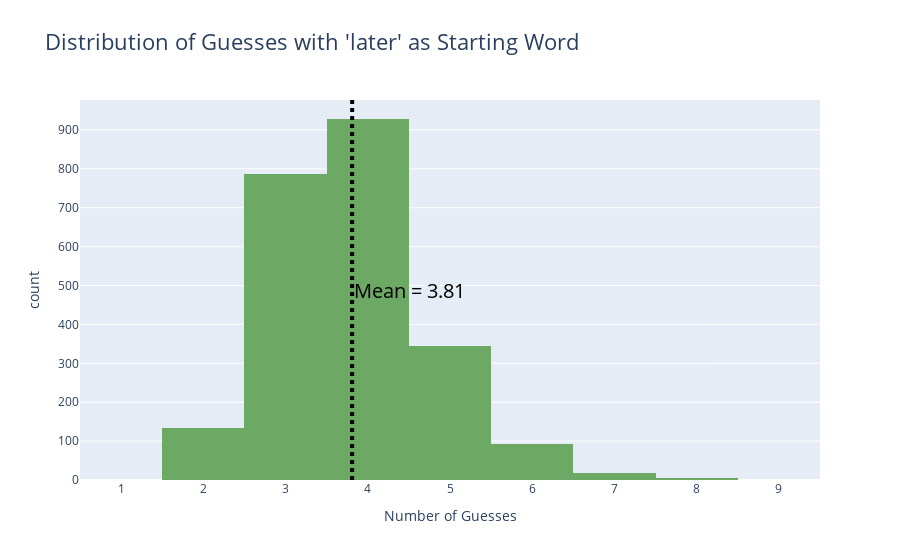
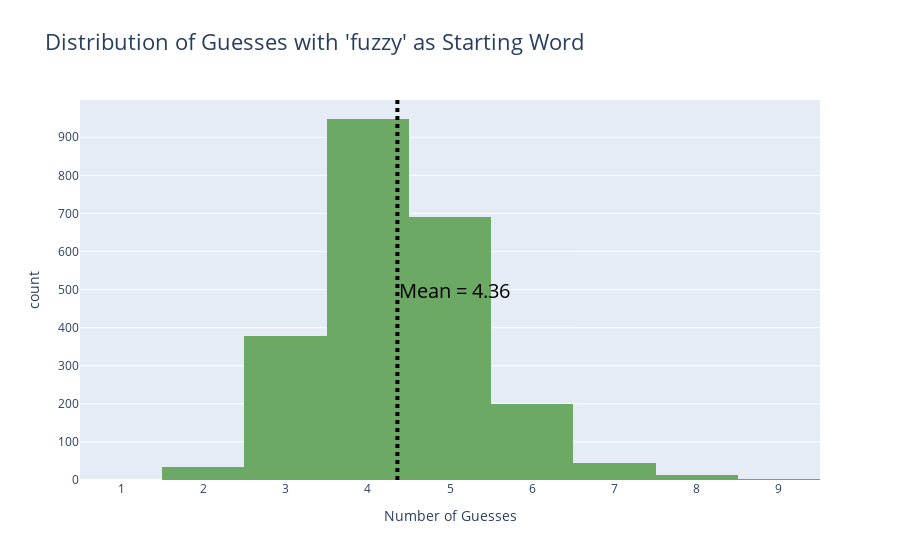

Notebook cell for these charts, in order:
### Code cell
later_guesses = sims_df.query("first_guess == 'later'")[['first_guess', 'num_guesses']]
sims_df.query("first_guess == 'later'")['num_guesses'].mean() # later : ~3.81 avg guesses

for word in sims_df["first_guess"].unique().tolist():
    mean_guesses = round(sims_df.query(f"first_guess == '{word}'")['num_guesses'].mean(), 2) # later : ~3.81 avg guesses, fuzzy : ~4.36 avg guesses
    word_df = sims_df.query(f"first_guess == '{word}'")['num_guesses']
    
    word_df_dist_plot = px.histogram(word_df, x = "num_guesses", title = f"Distribution of Guesses with '{word}' as Starting Word",
                                        labels = {"num_guesses": "Number of Guesses"})
    word_df_dist_plot.add_vline(x = mean_guesses, line_width = 4, line_dash = "dot", line_color = "black",
                                    annotation_text = f"Mean = {mean_guesses}", annotation_font_size = 20,
                                    annotation_font_color = "black", annotation_position = "right")
    word_df_dist_plot.update_layout(title_font_size = 22)
    word_df_dist_plot.update_traces(marker_color = "#6ca965")

    word_df_dist_plot.show()

### Figure 1 — Plotly figure (JSON) as saved in the notebook; plotly's stock layout.template omitted (floating-point values rounded to 4 significant figures; data arrays with more than 128 entries replaced by an {"elided": "..."} marker saying what was removed)
{"data": [{"alignmentgroup": "True", "bingroup": "x", "hovertemplate": "Number of Guesses=%{x}<br>count=%{y}<extra></extra>", "legendgroup": "", "marker": {"color": "#6ca965", "pattern": {"shape": ""}}, "name": "", "offsetgroup": "", "orientation": "v", "showlegend": false, "type": "histogram", "x": {"elided": "2309 int values"}, "xaxis": "x", "yaxis": "y"}], "layout": {"annotations": [{"font": {"color": "black", "size": 20}, "showarrow": false, "text": "Mean = 3.81", "x": 3.81, "xanchor": "left", "xref": "x", "y": 0.5, "yanchor": "middle", "yref": "y domain"}], "barmode": "relative", "legend": {"tracegroupgap": 0}, "shapes": [{"line": {"color": "black", "dash": "dot", "width": 4}, "type": "line", "x0": 3.81, "x1": 3.81, "xref": "x", "y0": 0, "y1": 1, "yref": "y domain"}], "title": {"font": {"size": 22}, "text": "Distribution of Guesses with 'later' as Starting Word"}, "xaxis": {"anchor": "y", "domain": [0, 1], "title": {"text": "Number of Guesses"}}, "yaxis": {"anchor": "x", "domain": [0, 1], "title": {"text": "count"}}}}

### Figure 2 — Plotly figure (JSON) as saved in the notebook; plotly's stock layout.template omitted (floating-point values rounded to 4 significant figures; data arrays with more than 128 entries replaced by an {"elided": "..."} marker saying what was removed)
{"data": [{"alignmentgroup": "True", "bingroup": "x", "hovertemplate": "Number of Guesses=%{x}<br>count=%{y}<extra></extra>", "legendgroup": "", "marker": {"color": "#6ca965", "pattern": {"shape": ""}}, "name": "", "offsetgroup": "", "orientation": "v", "showlegend": false, "type": "histogram", "x": {"elided": "2310 int values"}, "xaxis": "x", "yaxis": "y"}], "layout": {"annotations": [{"font": {"color": "black", "size": 20}, "showarrow": false, "text": "Mean = 4.36", "x": 4.36, "xanchor": "left", "xref": "x", "y": 0.5, "yanchor": "middle", "yref": "y domain"}], "barmode": "relative", "legend": {"tracegroupgap": 0}, "shapes": [{"line": {"color": "black", "dash": "dot", "width": 4}, "type": "line", "x0": 4.36, "x1": 4.36, "xref": "x", "y0": 0, "y1": 1, "yref": "y domain"}], "title": {"font": {"size": 22}, "text": "Distribution of Guesses with 'fuzzy' as Starting Word"}, "xaxis": {"anchor": "y", "domain": [0, 1], "title": {"text": "Number of Guesses"}}, "yaxis": {"anchor": "x", "domain": [0, 1], "title": {"text": "count"}}}}
